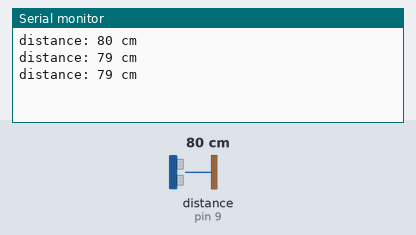
This sketch was run on a simulated Arduino Uno, built with avr-gcc and run on an emulated ATmega328P. Shown: the last lines printed to the serial monitor. Wiring (inferred from the names in the program): ultrasonic range finder: trigger pin 8; echo pin 9. Inputs (shaded band) come from the test bench; at power-on: distance to the obstacle (sensor on pin 9) 80 cm. The echo pulse lasts 58.3 µs per cm.

Above: at 1.2 s.
1.3 s: distance to the obstacle (sensor on pin 9) set to 120 cm
At 1.43 s:
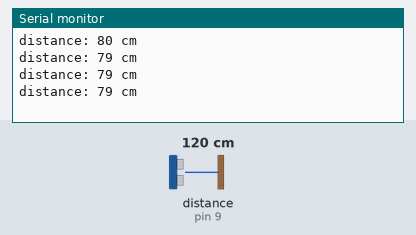
4.3 s: distance to the obstacle (sensor on pin 9) set to 2 cm
At 4.51 s:
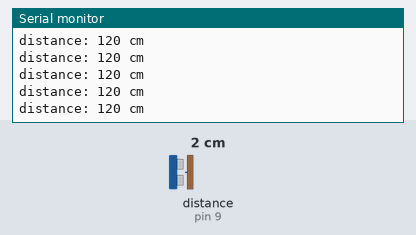
Timing chart, 0 to 7.3 s (numbered marks = the images above; inputs shaded):
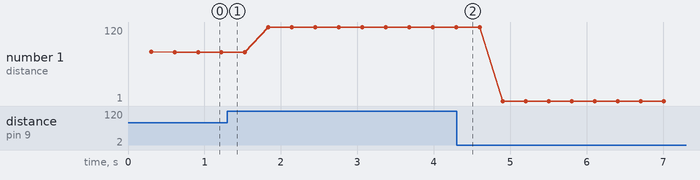

The sketch:

scarecrowCode_Uni_Group.ino
```cpp
// define pins
#define trigPin 8
#define echoPin 9


void setup() {
  // put your setup code here, to run once:

  // begin serial port
  Serial.begin (9600);
}

void loop() {
  // defining local variables
  long distance_cm;


  // function for calculating distance in cm
  distance_cm = calcDistance();
  delay(300);

  // print the value to Serial Monitor
  Serial.print("distance: ");
  Serial.print(distance_cm);
  Serial.println(" cm");
}

// function that has 0 inputs and returns a the distance in cm as a float

long calcDistance()
{
  long pulseDuration, convertedDistance;

  // Set pin to OUTPUT to send trigger pulse
  pinMode(trigPin, OUTPUT);

  // trigPin is set to LOW to make sure the HIGH signal is clean
  digitalWrite(trigPin, LOW);
  delayMicroseconds(2);

  // trigPin is triggered to send out a signal to recieve
  digitalWrite(trigPin, HIGH);
  delayMicroseconds(10);
  digitalWrite(trigPin, LOW);

  // Switch to INPUT to listen for echo
  pinMode(echoPin, INPUT);
  pulseDuration = pulseIn(echoPin, HIGH);

  // Convert to distance in cm
  convertedDistance = pulseDuration * 0.0172;

  return convertedDistance;
}
```

Measured:
- plotted number 1: 79 → 120 after the input at 1.3 s, 120 → 1 after the input at 4.3 s
